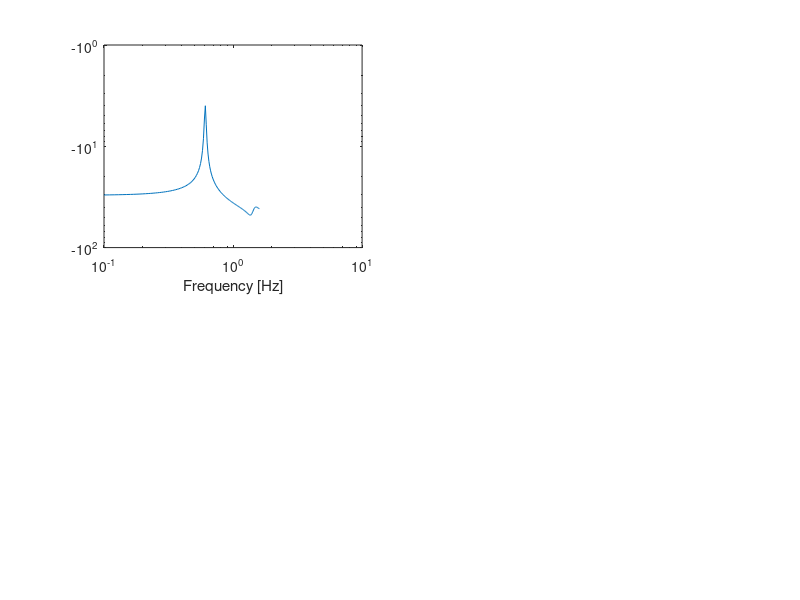

Reproduce this figure in MATLAB. (Note: this script raises an error after producing the figure.)
%% LSD 4 4DM90 Structural dynamics
clear; clc; close all;

%% System definition
m1 = 2; m2 = 2; m3 = 1; m4 = 1;
k1 = 100; k2 = 50; k3 = 50; k4 = 10;
b1 = 0.8; b2 = 0.8; b3 = 0.4; b4 = 0.4;

% system matrices
M1 = [m2 0;
     0  m1];

B1 = [b2     -b2;
     -b2    b1+b2];

K1 = [k2     -k2;
     -k2    k1+k2];

% Frequency range
f = 0.1:0.01:1.6;
w = f * (2*pi);

%% FRF calculation
n = length(w);
H1 = zeros(2,2,n);

for i = 1:n
    A = -w(i)^2*M1 + 1i*w(i)*B1 + K1;
    H1(:,:,i) = inv(A);
end

%% Plot all FRFs
figure;
index = [1 1; 1 2; 2 1; 2 2];
for i = 1:4
    subplot(2,2,i);
    loglog(f,mag2db(abs(squeeze(H1(index(i,1),index(i,2),:)))));
    xlabel('Frequency [Hz]');
    ylabel('|H_{' + string(index(i,1)) + string(index(i,2)) + '}| [dB]');
    grid on;
end
sgtitle('FRFs of subsystem 1');
